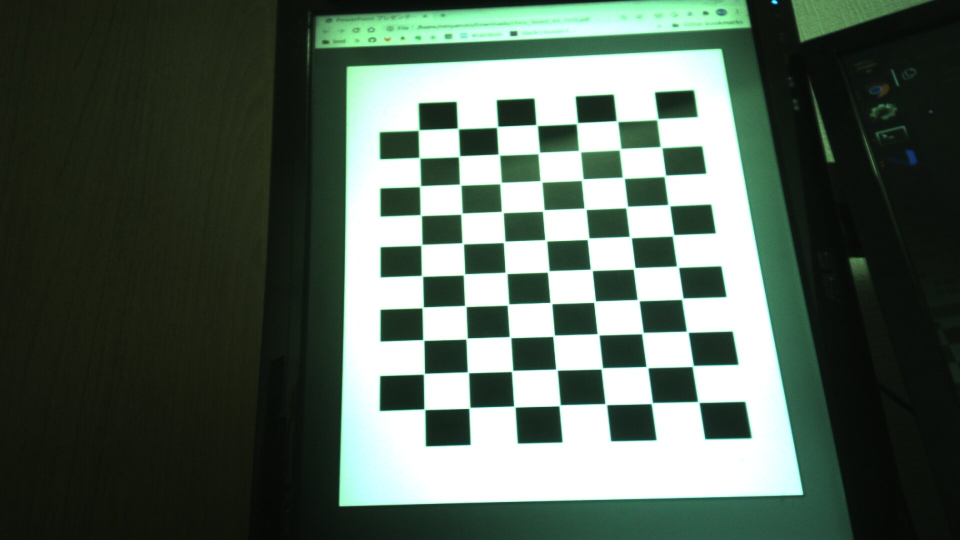
#> input picture calib_images_stereo/image0-left.jpg, 1920 x 1080 px, given as the content of the folder ./images_examples, which was not available (shown at 1/2 size)
$ python estimate_depthmap.py   (older library calls are emulated)
#> lines starting #> are read from the running program, lines starting #| are printed output that depends on the picture; pictures that were not available may be replaced by others from this repository, and a replacement may not be noted
import cv2
import numpy as np
import glob

square_size = 2.2      # rect size [cm]
pattern_size = (10, 7)

pattern_points = np.zeros( (np.prod(pattern_size), 3), np.float32 )
pattern_points[:,:2] = np.indices(pattern_size).T.reshape(-1, 2)
pattern_points *= square_size
objpoints = []
imgpoints_left = []
imgpoints_right = []
criteria = (cv2.TERM_CRITERIA_EPS + cv2.TERM_CRITERIA_MAX_ITER, 30, 0.001)


# path of calibration images
PATH = "./calib_images_stereo/"
IMAGE_PATH = "./images_examples/"
images_left = files =glob.glob(IMAGE_PATH + "*-left.jpg")
images_right = files =glob.glob(IMAGE_PATH + "*-right.jpg")

def main():
    # load camera parameters
    R = np.load(PATH + "R.npy")
#> (reads calib_images_stereo/R.npy from the repository)
    T = np.load(PATH + "T.npy")
#> (reads calib_images_stereo/T.npy from the repository)
    A1 = np.load(PATH + "A1.npy")
#> (reads calib_images_stereo/A1.npy from the repository)
    A2 = np.load(PATH + "A2.npy")
#> (reads calib_images_stereo/A2.npy from the repository)
    D1 = np.load(PATH + "D1.npy")
    D2 = np.load(PATH + "D2.npy")

    # rectify images
    flags = 0
    alpha = 1
    image_size = (1980, 1080)
    R1, R2, P1, P2, Q, roi1, roi2 = cv2.stereoRectify(
        A1, D1, A2, D2, image_size, R, T, flags, alpha, image_size)

    # undistortion and get rectify map
    m1type = cv2.CV_32FC1
    map1_l, map2_l = cv2.initUndistortRectifyMap(A1, D1, R1, P1, image_size, m1type)
    map1_r, map2_r = cv2.initUndistortRectifyMap(A2, D2, R2, P2, image_size, m1type)

    # extract corners from chess board images
    for i, image_left in enumerate(images_left):
        # show filename
        print(image_left)
        image_right = image_left.rstrip("-left.jpg") + "-right.jpg"
        print(image_right)

        # load images
        bgr_left = cv2.imread(image_left, cv2.IMREAD_COLOR)
#> bgr_left is the input picture: shape (1080, 1920, 3); mean B, G, R 87.5, 98.7, 84.2
        bgr_right = cv2.imread(image_right, cv2.IMREAD_COLOR)
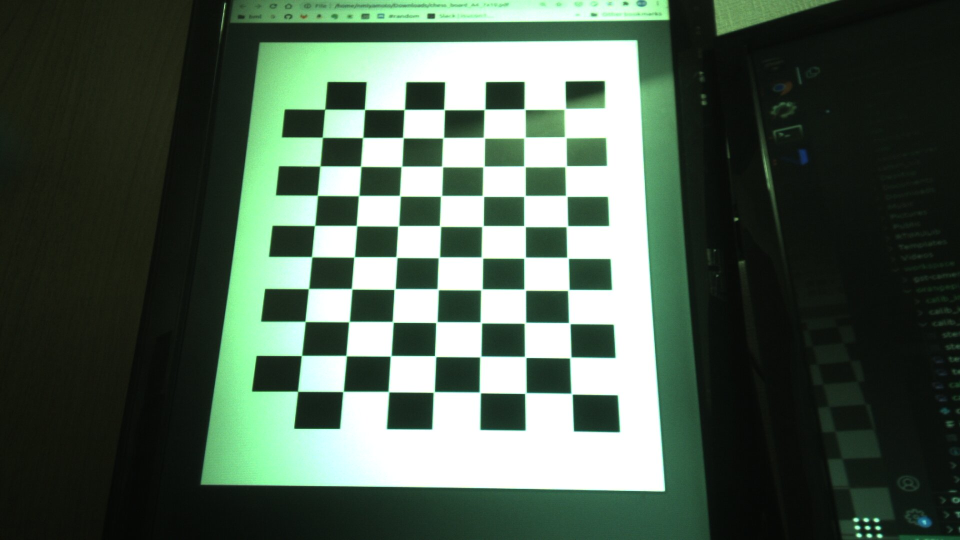
#> input picture calib_images_stereo/image0-right.jpg, 1920 x 1080 px, found by its file name (shown at 1/2 size)
#> bgr_right is the input picture: shape (1080, 1920, 3); mean B, G, R 80.1, 94.2, 77
        gray_left = cv2.cvtColor(bgr_left, cv2.COLOR_BGR2GRAY)
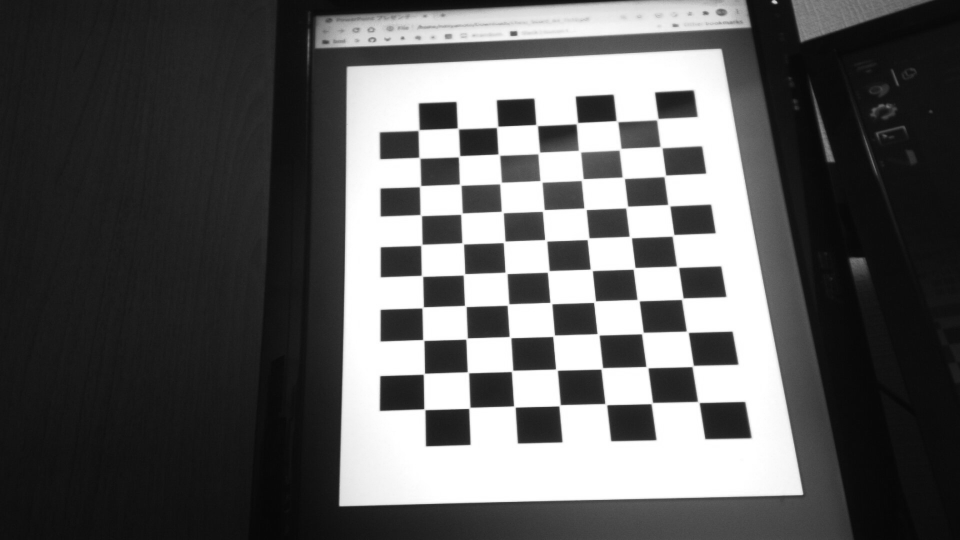
#> gray_left: shape (1080, 1920) (shown at 1/2 size); min 5, max 255, mean 93.1
        gray_right = cv2.cvtColor(bgr_right , cv2.COLOR_BGR2GRAY)
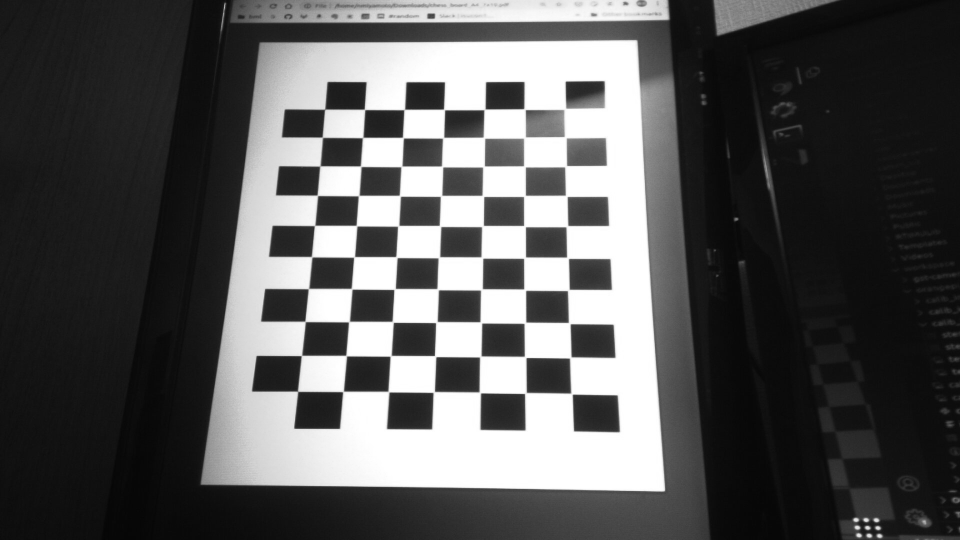
#> gray_right: shape (1080, 1920) (shown at 1/2 size); min 5, max 255, mean 87.4

        # ReMap images
        interpolation = cv2.INTER_NEAREST
        rectified_image_left  = cv2.remap(gray_left,  map1_l, map2_l, interpolation)
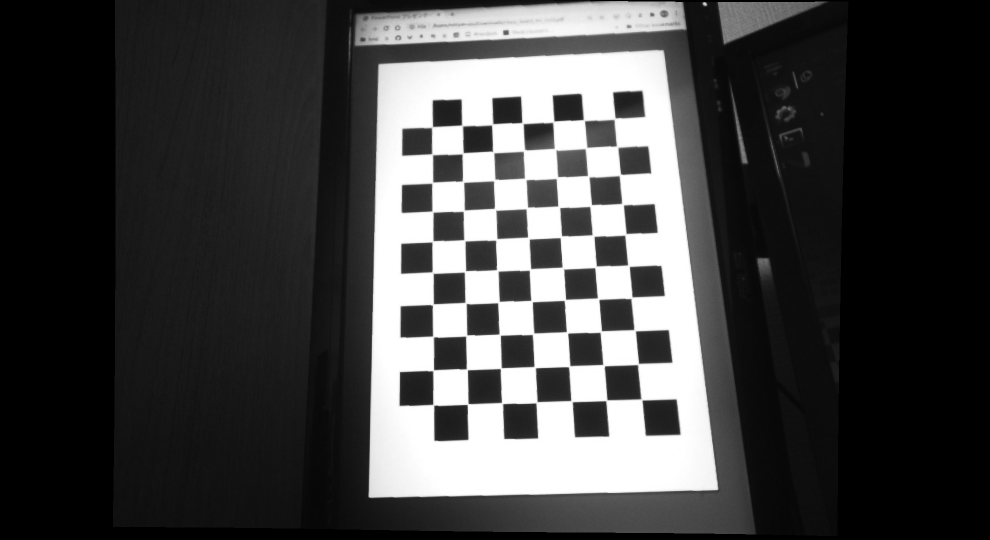
#> rectified_image_left: shape (1080, 1980) (shown at 1/2 size); min 0, max 255, mean 67.4
        rectified_image_right = cv2.remap(gray_right, map1_r, map2_r, interpolation)
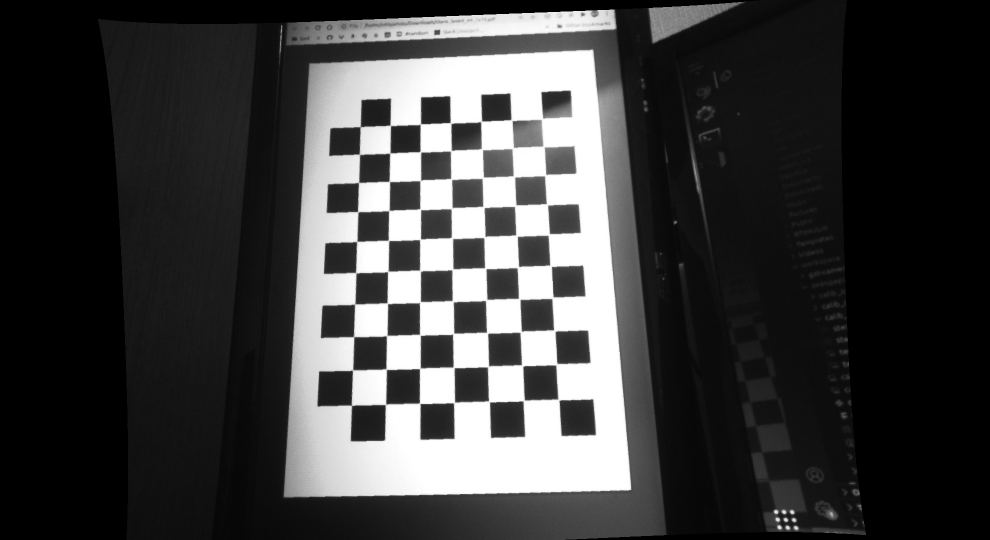
#> rectified_image_right: shape (1080, 1980) (shown at 1/2 size); min 0, max 255, mean 62.5
        cv2.imshow('Rectified Left Target Image', rectified_image_left)
        cv2.waitKey(0)
        cv2.imshow('Rectified Right Target Image', rectified_image_right)
        cv2.waitKey(0)

        # stereo block matching
        matcher = cv2.StereoBM_create(numDisparities = 256,blockSize = 15)
        disparity = matcher.compute(rectified_image_left, rectified_image_right)
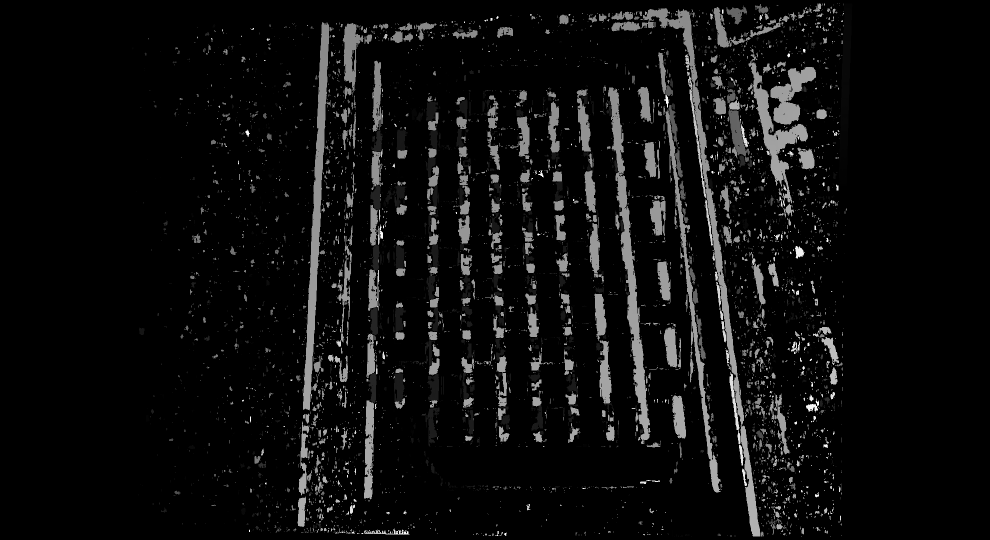
#> disparity: shape (1080, 1980) int16 (shown at 1/2 size); min -16, max 4080, mean 207.3; drawn with min black and max white
        map = ( disparity - np.min(disparity) ) / ( np.max(disparity) - np.min(disparity) )
        cv2.imshow('disparity', map)
        cv2.waitKey(0)

        # stereo semi global block matching
        matcher = cv2.StereoSGBM_create(minDisparity = 10, numDisparities=256, blockSize=22)
        disparity = matcher.compute(rectified_image_left, rectified_image_right)
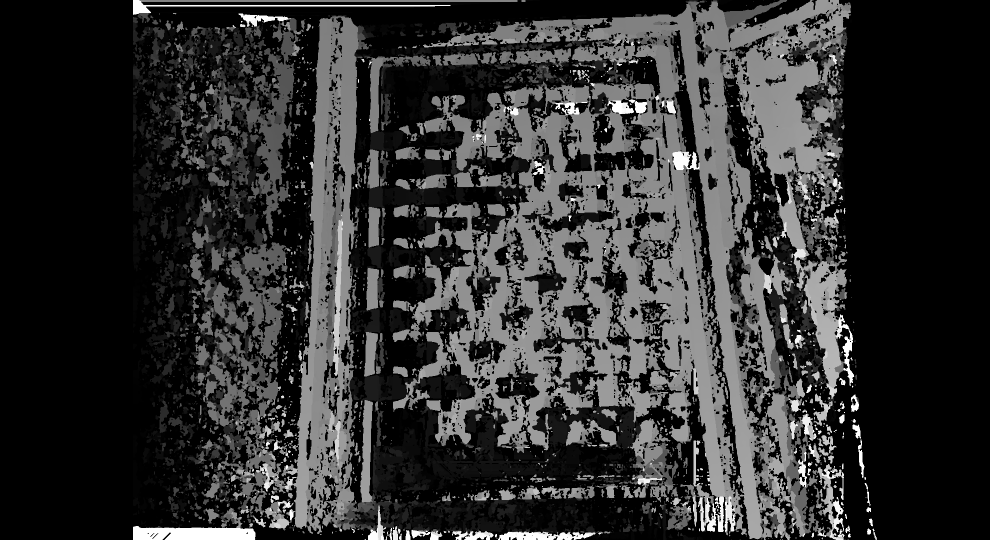
#> disparity: shape (1080, 1980) int16 (shown at 1/2 size); min 144, max 4240, mean 945.7; drawn with min black and max white
        map = ( disparity - np.min(disparity) ) / ( np.max(disparity) - np.min(disparity) )
        cv2.imshow('disparity', map)
        cv2.waitKey(0)

    cv2.destroyAllWindows()


if __name__ == '__main__':
    main()
